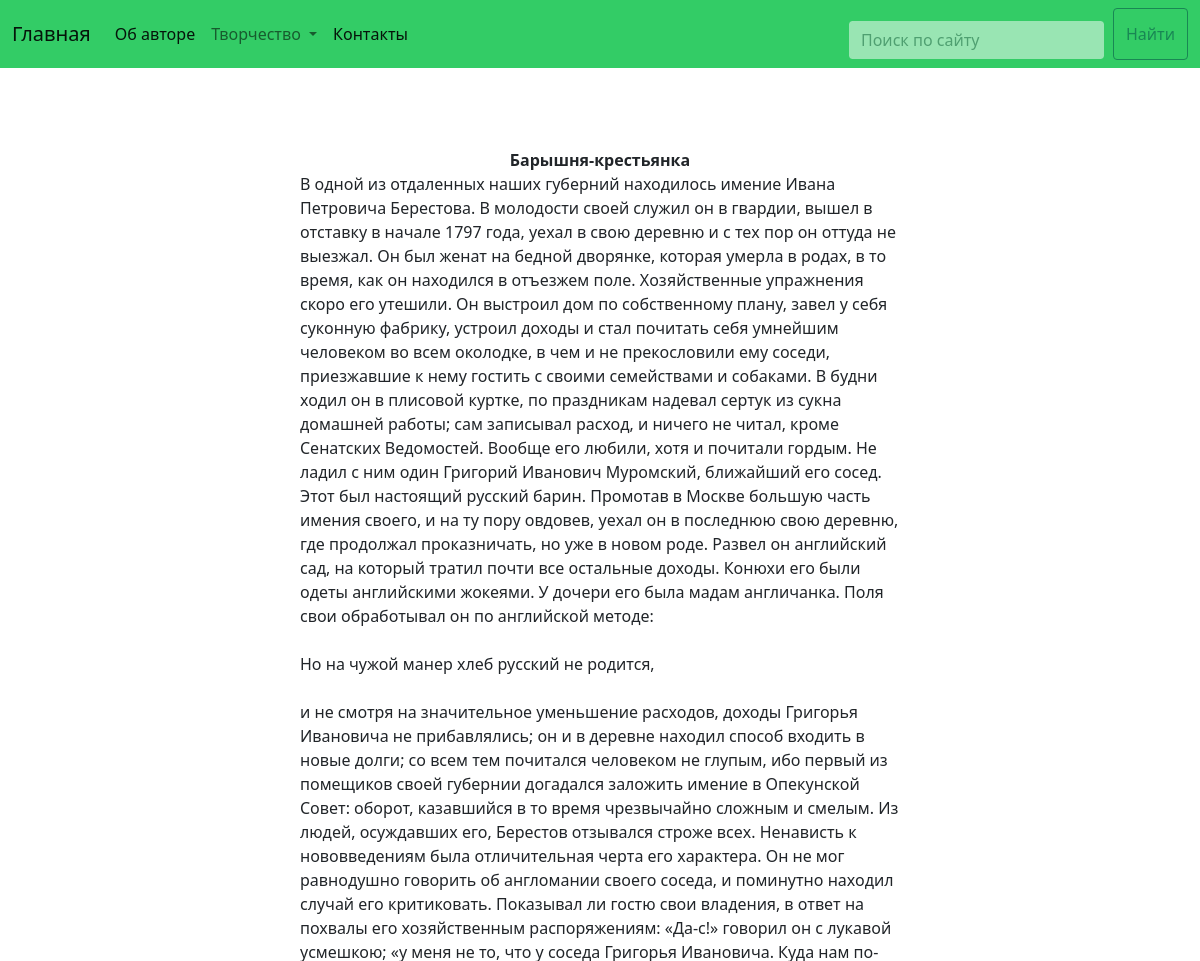
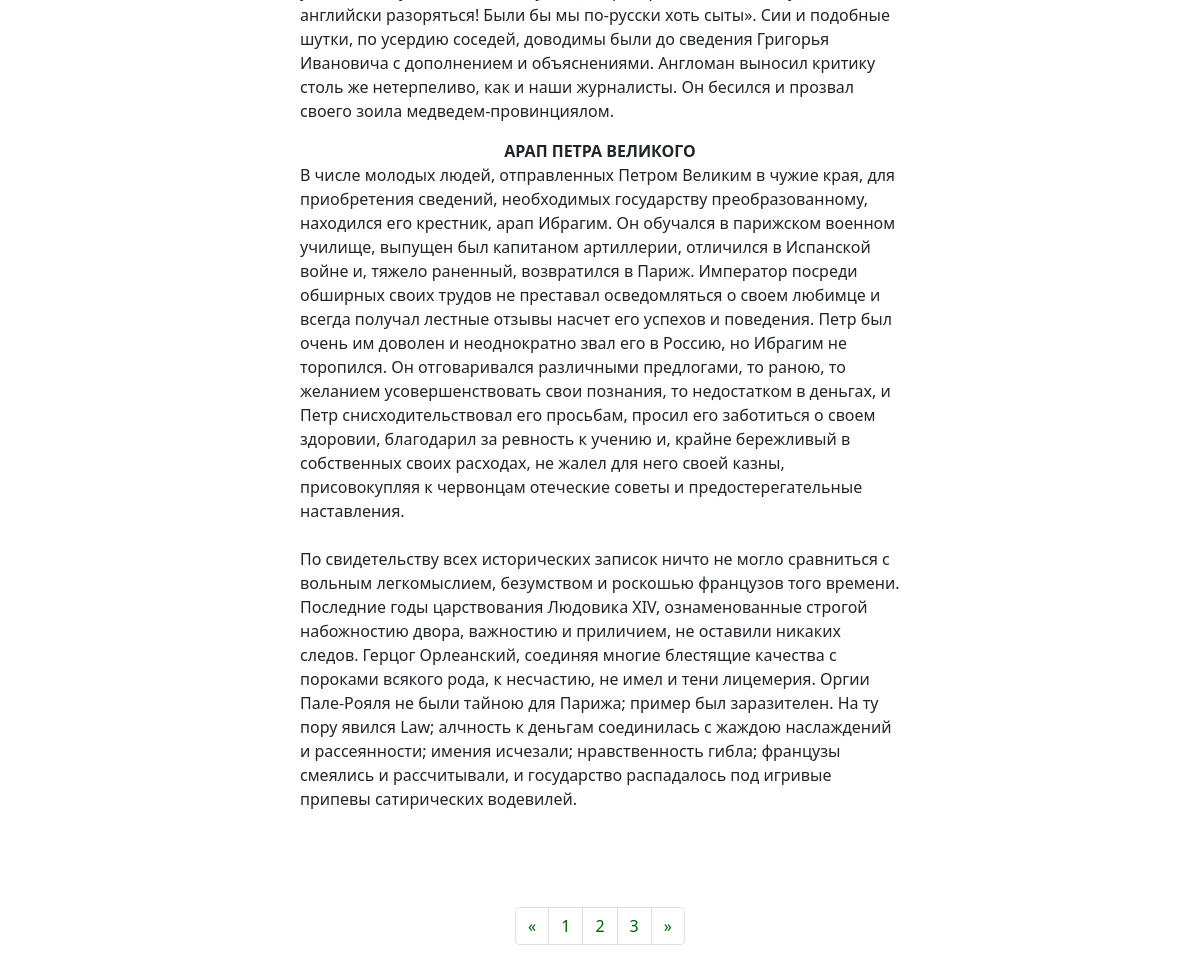
/poems/3, run on the app's committed database (2 pictures, top to bottom).
### tables this page shows
CREATE TABLE `poems` (
  `id` int(11) NOT NULL,
  `title` varchar(255) NOT NULL,
  `article` text NOT NULL
);

### config/routes.php (called while the page is built)
<?php
return array (
'newcomposition'=>'newcomposition/index',
'add'=>'add/index',
'update/([0-9]+)'=>'update/index/$1',
'edit/([0-9]+)'=>'edit/index/$1',
'editing/([0-9]+)'=>'editing/index/$1',
'editingup/([0-9]+)'=>'editingup/index/$1',
'delete/([0-9]+)'=>'delete/index/$1',
'deleteprose/([0-9]+)'=>'deleteprose/index/$1',
'prose/([0-9]+)'=>'prose/page/$1',
'poems/([0-9]+)'=>'poems/page/$1',
'prose'=>'prose/index',
'poems'=>'poems/index',
'cabinet'=>'cabinet/index',
'contact'=>'contact/index',
'about'=>'about/index',
'admin'=>'admin/index',
'login'=>'login/index',
 'main'=>'main/index',
''=>'main/index',
);

### controllers/PoemsController.php (called while the page is built, shortened)
<?php
class PoemsController
{
   public function actionPage($from)
   {
    $poemscount = Poems::getcount();
    $poems = Poems::getpage($from);
    return require_once(ROOT . '/views/poems.php');
   }
}

### index.php (called while the page is built, shortened)
<?php
$a = new Router();
$a->Run();
?>

### models/poems.php (called while the page is built, shortened)
<?php
class Poems
{
  public static function getcount() {
    $pagecount = 2;
    $db = Db::getConnection();
    $sql = "SELECT * FROM poems";
    $query = $db->query($sql);
    $rowcount = $query->fetchAll(PDO::FETCH_ASSOC);
    $rowcounter = count($rowcount);
    return $counter = ceil($rowcounter/$pagecount);
 }
   public static function getpage($page)
   {
    $db = Db::getConnection();
    $pagecount = 2;
    $from = ($page - 1) * $pagecount;
    $sql = "SELECT * FROM poems ORDER BY id DESC LIMIT $from, $pagecount";
    $query = $db->query($sql);
    return $row = $query->fetchAll(PDO::FETCH_ASSOC);
   }
}

### views/poems.php (the view, shortened to what this page needs)
<?php require_once ROOT . '/views/layouts/header.php'; ?>
<div class="containerItem justify-content-center align-items-center">
 <?php foreach($poems as $poemsItem): ?>
 <p class="title" style="font-weight: bold;"><?php echo $poemsItem['title']; ?></p>
 <p class="article" ><?php echo nl2br($poemsItem['article']); ?></p>
 <?php endforeach; ?>
 </div>
<nav aria-label="Page navigation example">
<ul class="pagination justify-content-center">
    <li class="page-item">
      <a class="page-link" style="pointer-events:<?php
    if($pagecount == 0 || $pagecount == 1)
    {
        echo 'none';
    }
    ?>"
    href="<?php
       echo $pagecount = $pagecount - 1;
        ?>" aria-label="Previous">
        <span aria-hidden="true" style="color:darkgreen" >&laquo;</span>
      </a>
    </li>
    <?php for($i=1; $i<=$poemscount; $i++): ?>
    <li class="page-item"><a class="page-link" style="color:darkgreen;" href="<?php echo '/poems/'.$i; ?>"><?php echo $i; ?></a></li>
    <?php endfor; ?>
    <li class="page-item">
      <a class="page-link" style="pointer-events:
      <?php
 if(intval(substr($_SERVER['REQUEST_URI'], -1))== $poemscount || intval(substr($_SERVER['REQUEST_URI'], -1)) == 0) {
      echo 'none';
    }
    ?>"
    href="<?php
 $b = intval(substr($_SERVER['REQUEST_URI'], -1));
        echo $b + 1;
        ?>
        " aria-label="Next">
        <span aria-hidden="true" style="color:darkgreen">&raquo;</span>
      </a>
    </li>
  </ul>
<?php require_once ROOT . '/views/layouts/footer.php'; ?>

### components/Router.php (shortened to what this page needs)
<?php
class Router
{
private $routes;
	public function __construct()
	{
	    $routesPath = ROOT . '/config/routes.php';
	    $this->routes = include($routesPath);
	}
	private function getUri()
	{
	    if(!empty($_SERVER['REQUEST_URI'])) {
	        return trim($_SERVER['REQUEST_URI'], '/');
	    }
	}
	public function Run()
	{
	    $uri = $this->getUri();
	   foreach($this->routes as $k => $v)
	   {
		   if(preg_match("~$k~", $uri))
		   {
			   $internalRoute = preg_replace("~$k~", $v, $uri);
			   $segments = explode('/', $internalRoute);
			   $controllerName = array_shift($segments) . 'Controller';
			   $actionName = 'action' . ucfirst(array_shift($segments));
			   $parameters = $segments;
			   $controllerObject = new $controllerName();
			   $result = call_user_func_array(array($controllerObject, $actionName), $parameters);
			   if($result != null) {
				   break;
			   }
		   }
	   }
	}
}

### template/css/style.css (style rules this page uses)
.containerItem { display: flex; flex-direction: column; margin: 10vh auto; width: 50vw; }
.title { margin: 0 auto; }

### data on the page
poems: title "Барышня-крестьянка", article "В одной из отдаленных наших губерний находилось имение Ивана Петровича Берестова. В молодости своей служил он в гвардии, вышел в отставку в начале 1797 года, уехал в свою деревню и с тех пор он оттуда не выезжал. Он был женат на бедной дворянке, которая умерла в родах, в то время, как он находился в отъезжем поле. Хозяйственные упражнения скоро его утешили. Он выстроил дом по собственному плану, завел у себя суконную фабрику, устроил доходы и стал почитать себя умнейшим человеком во всем околодке, в чем и не прекословили ему соседи, приезжавшие к нему гостить с своими семействами и собаками. В будни ходил он в плисовой куртке, по праздникам надевал сертук из сукна домашней работы; сам…"
poems: title "АРАП ПЕТРА ВЕЛИКОГО", article "В числе молодых людей, отправленных Петром Великим в чужие края, для приобретения сведений, необходимых государству преобразованному, находился его крестник, арап Ибрагим. Он обучался в парижском военном училище, выпущен был капитаном артиллерии, отличился в Испанской войне и, тяжело раненный, возвратился в Париж. Император посреди обширных своих трудов не преставал осведомляться о своем любимце и всегда получал лестные отзывы насчет его успехов и поведения. Петр был очень им доволен и неоднократно звал его в Россию, но Ибрагим не торопился. Он отговаривался различными предлогами, то раною, то желанием усовершенствовать свои познания, то недостатком в деньгах, и Петр снисходительствовал его…"
